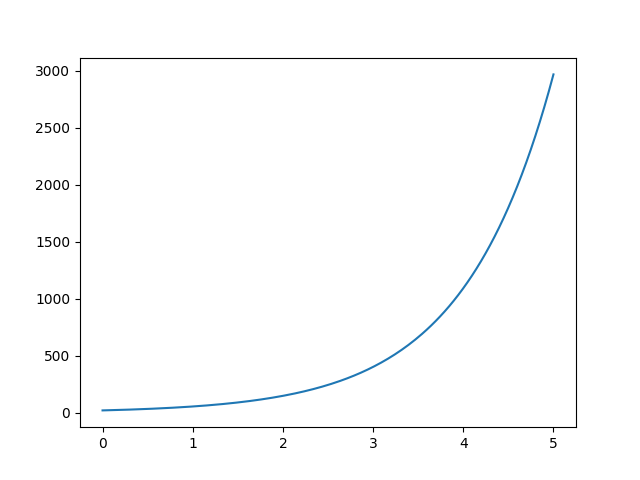

Python code for this plot:
import numpy as np
from scipy.integrate import odeint
import matplotlib.pyplot as plt
from matplotlib.animation import FuncAnimation

frames = 200
t = np.linspace(0, 5, frames)

def move_func(c, t):
    v_y, y0 = c
    dy_dt = v_y
    dvy_dt = -g - u * v_y
    return dy_dt, dvy_dt

g = 9.8
v_y0 = 20
u = 0.1
y0 = 0
c_0 = v_y0, y0

solvers = odeint(move_func, c_0, t)
plt.plot(t, solvers[:, 0])
plt.savefig("lab_11_1.png")

#def solve_func(i, key):
#    sol = odeint(move_func, c_0, t)
#    if key == 'point':
#        x = sol[i, 0]
#        y = sol[i, 2]
#    else:
#        x = sol[:i, 0]
#        y = sol[:i, 2]
#    return x, y

#fig, ax = plt.subplots()

#ball, = plt.plot([], [], 'o', color = 'r')
#ball_line, = plt.plot([], [], '-', color = 'r')

#def animate(i):
#    ball.set_data(solve_func(i, 'point'))
#   ball_line.set_data(solve_func(i, 'line'))
#ani = FuncAnimation(fig,
#                    animate,
#                   frames = frames,
#                    interval = 30
#                    )
#
#edge = 10
#ax.set_xlim(0, edge)
#ax.set_ylim(0, edge)

#ani.save('lab11_1.gif')